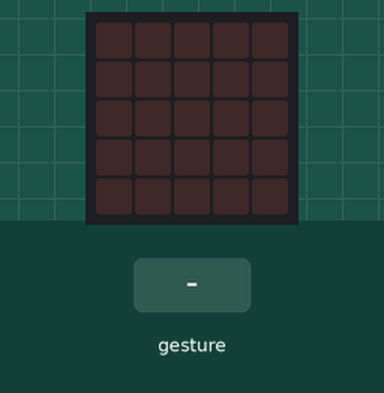
The program below on a simulated BBC micro:bit (MakeCode). Shown: the board's 5×5 LED display. The test bench sets the inputs (shaded band). Random numbers come from a fixed seed; a tilt is held for 1.5 s and a shake lasts 1 s, then the board lies face up again.

Above: at 1.2 s.
1.3 s: gesture 'shake'
At 2.5 s:
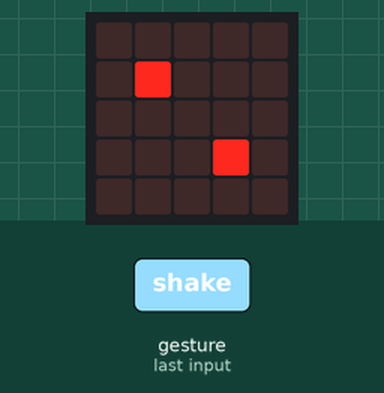
3.0 s: gesture 'shake'
At 3.8 s:
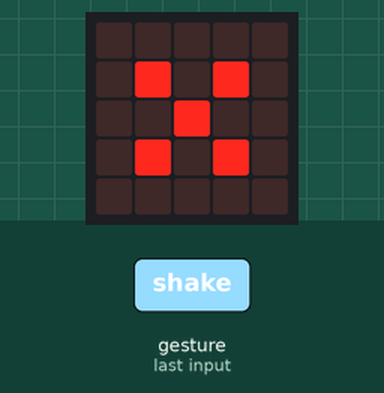
4.7 s: gesture 'shake'
At 6.1 s:
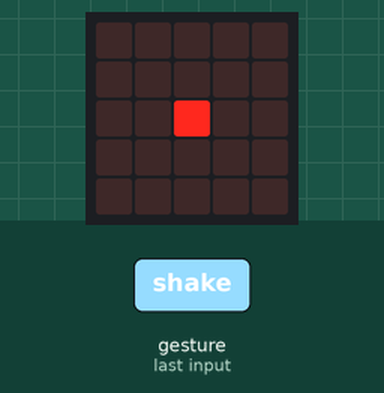
6.4 s: gesture 'shake'
At 7.6 s:
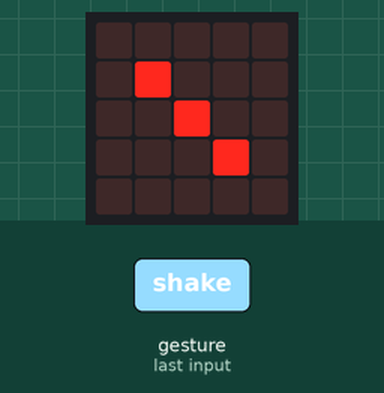
Timing chart, 0 to 9.1 s (numbered marks = the images above; inputs shaded):
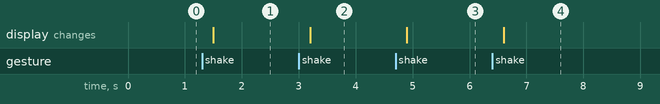

The program:

main.ts
```typescript
let amitAKockaDobott = 0
input.onGesture(Gesture.Shake, function () {
    amitAKockaDobott = randint(1, 6)
    if (amitAKockaDobott == 1) {
        basic.showLeds(`
            . . . . .
            . . . . .
            . . # . .
            . . . . .
            . . . . .
            `)
    } else if (amitAKockaDobott == 2) {
        basic.showLeds(`
            . . . . .
            . # . . .
            . . . . .
            . . . # .
            . . . . .
            `)
    } else if (amitAKockaDobott == 3) {
        basic.showLeds(`
            . . . . .
            . # . . .
            . . # . .
            . . . # .
            . . . . .
            `)
    } else if (amitAKockaDobott == 4) {
        basic.showLeds(`
            . . . . .
            . # . # .
            . . . . .
            . # . # .
            . . . . .
            `)
    } else if (amitAKockaDobott == 5) {
        basic.showLeds(`
            . . . . .
            . # . # .
            . . # . .
            . # . # .
            . . . . .
            `)
    } else {
        basic.showLeds(`
            . . . . .
            . # . # .
            . # . # .
            . # . # .
            . . . . .
            `)
    }
})
basic.forever(function () {

})
```

test.ts
```typescript
// ide kerülnek a tesztek; a rendszer ezt nem kompilálja, ha a csomagot bővítményként használják.
```

Measured:
- after the input at 1.3 s, the display: changes after 0.20 s (image 1)
- after the input at 3.0 s, the display: changes after 0.20 s (image 2)
- after the input at 4.7 s, the display: changes after 0.20 s (image 3)
- after the input at 6.4 s, the display: changes after 0.20 s (image 4)
